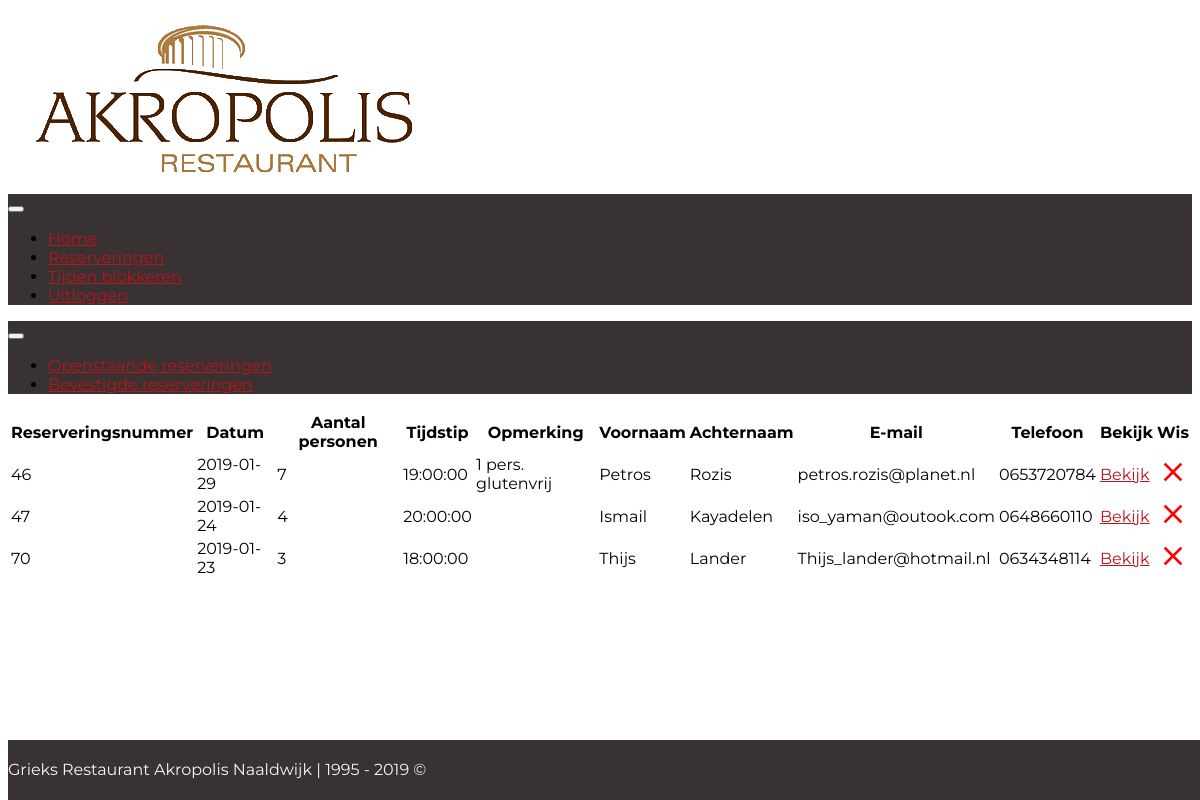
The page /adminpanel/bevestigde_reserveringen.php (signed in) on the database its author committed.
### tables this page shows
CREATE TABLE `reservations` (
  `id` int(11) NOT NULL,
  `date` date NOT NULL,
  `people_amount` int(15) NOT NULL,
  `time` time NOT NULL,
  `comment` varchar(255) NOT NULL,
  `first_name` varchar(255) NOT NULL,
  `last_name` varchar(255) NOT NULL,
  `email` varchar(255) NOT NULL,
  `phone` int(20) NOT NULL,
  `confirmed` int(11) NOT NULL
);

### adminpanel/bevestigde_reserveringen.php (the view, shortened to what this page needs)
<?php
require_once "../includes/db.php";
$query = "SELECT * FROM reservations WHERE confirmed = 1";
$result = mysqli_query($db, $query) or die ('Error: ' . $query);
$reservations = [];
while ($row = mysqli_fetch_assoc($result)) {
    $reservations[] = $row;
}
?>
<!DOCTYPE html>
<html>
<head>
    <?php include_once '../includes/bootstrap_link.php'?>
    <link rel="stylesheet" href="../css/index.css">
</head>
<body>
<?php
include_once '../includes/navbar.php'
?>
<nav style="background-color: #383232!important" class="navbar navbar-expand-lg navbar-light">
    <div class="container">
        <button class="navbar-toggler" type="button" data-toggle="collapse" data-target="#navbarSupportedContent"
                aria-controls="navbarSupportedContent" aria-expanded="false" aria-label="Toggle navigation">
        </button>
        <div class="collapse navbar-collapse" id="navbarSupportedContent">
            <ul class="navbar-nav mx-auto">
                <li class="nav-item ">
                    <a class="nav-link text-light" href="reserveringen.php">Openstaande reserveringen</a>
                </li>
                <li class="nav-item">
                    <a class="nav-link text-light" href="bevestigde_reserveringen.php">Bevestigde reserveringen</a>
                </li>
            </ul>
        </div>
    </div>
</nav>
<table class="table">
    <thead>
    <tr>
        <th scope="col">Reserveringsnummer</th>
        <th scope="col">Datum</th>
        <th scope="col">Aantal personen</th>
        <th scope="col">Tijdstip</th>
        <th scope="col">Opmerking</th>
        <th scope="col">Voornaam</th>
        <th scope="col">Achternaam</th>
        <th scope="col">E-mail</th>
        <th scope="col">Telefoon</th>
        <th scope="col">Bekijk</th>
        <th colspan="3">Wis</th>
    </tr>
    </thead>
    <tbody>
    <?php foreach ($reservations as $reservation) { ?>
        <tr>
            <td><?= $reservation['id']; ?></td>
            <td><?= $reservation['date']; ?></td>
            <td><?= $reservation['people_amount']; ?></td>
            <td><?= $reservation['time']; ?></td>
            <td><?= $reservation['comment']; ?></td>
            <td><?= $reservation['first_name']; ?></td>
            <td><?= $reservation['last_name']; ?></td>
            <td><?= $reservation['email']; ?></td>
            <td>0<?= $reservation['phone']; ?></td>
            <td><a href="detail.php?id=<?=$reservation['id']?>">Bekijk</a></td>
            <td><a href="delete_confirmed.php?id=<?=$reservation['id']?>"><i style="color: red; font-size: 2rem ;" class="material-icons">clear</i></a></td>
        </tr>
    <?php } ?>
    </tbody>
</table>
<?php
include_once '../includes/footer.php';
?>
</body>
</html>

### includes/bootstrap_link.php (shortened to what this page needs)
<link rel="stylesheet"
      href="https://unpkg.com/bootstrap-material-design@4.1.1/dist/css/bootstrap-material-design.min.css"
>

### includes/navbar.php (shortened to what this page needs)
<div class="mx-auto">
    <div class="text-center">
        <a href="../adminpanel/index.php"> <img class="logo" src="../img/logo.png" alt=""></a>
    </div>
</div>
<nav style="background-color: #383232!important" class="navbar navbar-expand-lg navbar-light">
    <div class="container">
        <button class="navbar-toggler" type="button" data-toggle="collapse" data-target="#navbarSupportedContent"
                aria-controls="navbarSupportedContent" aria-expanded="false" aria-label="Toggle navigation">
        </button>
        <div class="collapse navbar-collapse" id="navbarSupportedContent">
            <ul class="navbar-nav mx-auto">
                <li class="nav-item ">
                    <a class="nav-link text-light" href="index.php">Home</a>
                </li>
                <li class="nav-item">
                    <a class="nav-link text-light" href="reserveringen.php">Reserveringen</a>
                </li>
                <li class="nav-item">
                    <a class="nav-link text-light" href="tijden_blokkeren.php">Tijden blokkeren</a>
                </li>
                <li class="nav-item">
                    <a class="nav-link text-light" href="logout.php">Uitloggen</a>
                </li>
            </ul>
        </div>
    </div>
</nav>

### includes/footer.php
<div class="footer">
    <div class="container">
        <p class="text-center">Grieks Restaurant Akropolis Naaldwijk | 1995 - 2019 &copy;</p>
</div>
</div>

### css/index.css (style rules this page uses)
html { position: relative; min-height: 100%; }
body { margin-bottom: 60px; font-family: 'Montserrat', sans-serif; }
.footer { position: absolute; bottom: 0; width: 100%; height: 60px; line-height: 60px; background-color: #f5f5f5; }
a { color: #BB141A!important; }
.logo { margin: 1em; }
.text-center { min-width: 18em; margin: 0 auto; }
nav { background-color: #383232 !important; }
.footer .container p { margin: 0; }
.footer { background: #383232; color: #f5f5f5; }

### rows shown on the page
reservations: id "46", date "2019-01-29", people_amount "7", time "19:00:00", comment "1 pers. glutenvrij", first_name "Petros", last_name "Rozis", email "petros.rozis@planet.nl", phone "653720784"
reservations: id "47", date "2019-01-24", people_amount "4", time "20:00:00", first_name "Ismail", last_name "Kayadelen", email "iso_yaman@outook.com", phone "648660110"
reservations: id "70", date "2019-01-23", people_amount "3", time "18:00:00", first_name "Thijs", last_name "Lander", email "Thijs_lander@hotmail.nl", phone "634348114"
